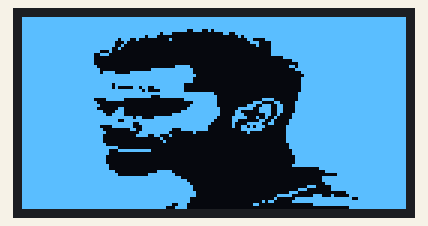
This sketch was run on a simulated Arduino Uno, built with avr-gcc and run on an emulated ATmega328P. On the bench: 128×64 one-colour display.

Above: at 0.1 s.
At 5.2 s:
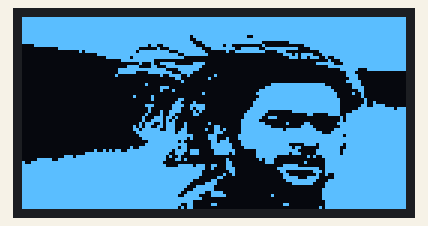
At 10.2 s:
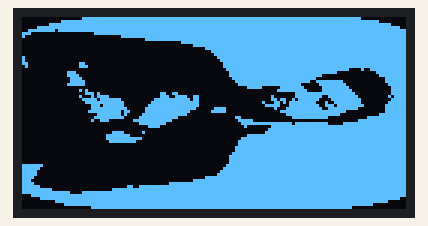

Measured:
- by itself, everything shown: repeats every 15.1 s, in 3 steps
- what the display in image 0 shows lasts 5.0 s, from 0.1 s to 5.1 s

The sketch:

oled_bitmap_images.ino
```cpp
#include <SPI.h>
#include <Wire.h>
#include <Adafruit_GFX.h>
#include <Adafruit_SSD1306.h>
#define SCREEN_WIDTH 128
#define SCREEN_HEIGHT 64

Adafruit_SSD1306 display(SCREEN_WIDTH, SCREEN_HEIGHT, &Wire, -1);


// Bitmap of  Image
const unsigned char virat_kholi [] PROGMEM = {
    0xff, 0xff, 0xff, 0xff, 0xff, 0xff, 0xff, 0xff, 0xff, 0xff, 0xff, 0xff, 0xff, 0xff, 0xff, 0xff,
    0xff, 0xff, 0xff, 0xff, 0xff, 0xff, 0xff, 0xff, 0xff, 0xff, 0xff, 0xff, 0xff, 0xff, 0xff, 0xff,
    0xff, 0xff, 0xff, 0xff, 0xff, 0xff, 0xff, 0xff, 0xff, 0xff, 0xff, 0xff, 0xff, 0xff, 0xff, 0xff,
    0xff, 0xff, 0xff, 0xff, 0xff, 0xff, 0xff, 0xff, 0xff, 0xff, 0xff, 0xff, 0xff, 0xff, 0xff, 0xff,
    0xff, 0xff, 0xff, 0xff, 0xff, 0xff, 0xfe, 0x72, 0xff, 0xff, 0xff, 0xff, 0xff, 0xff, 0xff, 0xff,
    0xff, 0xff, 0xff, 0xff, 0xff, 0xfd, 0xc0, 0x00, 0x19, 0xff, 0xff, 0xff, 0xff, 0xff, 0xff, 0xff,
    0xff, 0xff, 0xff, 0xff, 0xff, 0xb8, 0x00, 0x00, 0x00, 0xbf, 0xff, 0xff, 0xff, 0xff, 0xff, 0xff,
    0xff, 0xff, 0xff, 0xff, 0x72, 0x00, 0x40, 0x00, 0x00, 0x18, 0x7f, 0xff, 0xff, 0xff, 0xff, 0xff,
    0xff, 0xff, 0xff, 0xfe, 0x20, 0x00, 0x00, 0x00, 0x00, 0x0e, 0x1f, 0xff, 0xff, 0xff, 0xff, 0xff,
    0xff, 0xff, 0xff, 0xfe, 0x40, 0x00, 0x00, 0x00, 0x00, 0x02, 0x1f, 0xff, 0xff, 0xff, 0xff, 0xff,
    0xff, 0xff, 0xff, 0xfc, 0x80, 0x00, 0x00, 0x00, 0x00, 0x00, 0x1f, 0xff, 0xff, 0xff, 0xff, 0xff,
    0xff, 0xff, 0xff, 0xc4, 0x00, 0x00, 0x00, 0x00, 0x00, 0x00, 0x1f, 0xff, 0xff, 0xff, 0xff, 0xff,
    0xff, 0xff, 0xff, 0x38, 0x00, 0x00, 0x00, 0x00, 0x00, 0x00, 0x1f, 0xff, 0xff, 0xff, 0xff, 0xff,
    0xff, 0xff, 0xff, 0x00, 0x00, 0x00, 0x00, 0x00, 0x00, 0x00, 0x01, 0xff, 0xff, 0xff, 0xff, 0xff,
    0xff, 0xff, 0xff, 0x00, 0x00, 0x00, 0x00, 0x00, 0x00, 0x00, 0x00, 0x3f, 0xff, 0xff, 0xff, 0xff,
    0xff, 0xff, 0xff, 0x00, 0x00, 0x00, 0x00, 0x00, 0x00, 0x00, 0x00, 0x0f, 0xff, 0xff, 0xff, 0xff,
    0xff, 0xff, 0xff, 0x80, 0x00, 0x00, 0x1f, 0x00, 0x00, 0x00, 0x00, 0x6f, 0xff, 0xff, 0xff, 0xff,
    0xff, 0xff, 0xff, 0xc0, 0x00, 0x1f, 0xff, 0x80, 0x00, 0x00, 0x00, 0x1f, 0xff, 0xff, 0xff, 0xff,
    0xff, 0xff, 0xff, 0xde, 0x0f, 0xff, 0xff, 0x80, 0x00, 0x00, 0x00, 0x07, 0xff, 0xff, 0xff, 0xff,
    0xff, 0xff, 0xff, 0xff, 0xff, 0xff, 0xff, 0xc0, 0x00, 0x00, 0x00, 0x03, 0xff, 0xff, 0xff, 0xff,
    0xff, 0xff, 0xff, 0xff, 0xff, 0xff, 0xff, 0x80, 0x00, 0x00, 0x00, 0x07, 0xff, 0xff, 0xff, 0xff,
    0xff, 0xff, 0xff, 0xff, 0xff, 0xff, 0xff, 0x80, 0x00, 0x00, 0x00, 0x07, 0xff, 0xff, 0xff, 0xff,
    0xff, 0xff, 0xff, 0xfd, 0xff, 0xff, 0xfc, 0x00, 0x00, 0x00, 0x00, 0x07, 0xff, 0xff, 0xff, 0xff,
    0xff, 0xff, 0xff, 0xfd, 0x06, 0xcf, 0xfc, 0x00, 0x00, 0x00, 0x00, 0x07, 0xff, 0xff, 0xff, 0xff,
    0xff, 0xff, 0xff, 0xff, 0xff, 0x43, 0xfc, 0x00, 0x00, 0x00, 0x00, 0x07, 0xff, 0xff, 0xff, 0xff,
    0xff, 0xff, 0xff, 0xff, 0xff, 0xff, 0xff, 0xff, 0x00, 0x00, 0x00, 0x0f, 0xff, 0xff, 0xff, 0xff,
    0xff, 0xff, 0xff, 0xff, 0xff, 0xe3, 0xff, 0xff, 0x80, 0x00, 0x00, 0x0f, 0xff, 0xff, 0xff, 0xff,
    0xff, 0xff, 0xff, 0x0f, 0xc0, 0x00, 0x03, 0xff, 0x80, 0x00, 0xf0, 0x0f, 0xff, 0xff, 0xff, 0xff,
    0xff, 0xff, 0xff, 0x80, 0x00, 0x00, 0x00, 0x7f, 0x80, 0x07, 0x0c, 0x1f, 0xff, 0xff, 0xff, 0xff,
    0xff, 0xff, 0xff, 0xc0, 0x00, 0x00, 0x00, 0xff, 0x80, 0x1c, 0xe6, 0x1f, 0xff, 0xff, 0xff, 0xff,
    0xff, 0xff, 0xff, 0x80, 0xc0, 0x00, 0x01, 0xff, 0xc0, 0xf9, 0xe6, 0x1f, 0xff, 0xff, 0xff, 0xff,
    0xff, 0xff, 0xff, 0xe1, 0xc0, 0x00, 0x07, 0xff, 0xc1, 0x81, 0xe6, 0x1f, 0xff, 0xff, 0xff, 0xff,
    0xff, 0xff, 0xff, 0xf3, 0xc0, 0x00, 0x3f, 0xff, 0xc1, 0xc0, 0x64, 0x3f, 0xff, 0xff, 0xff, 0xff,
    0xff, 0xff, 0xff, 0xff, 0xfb, 0x0f, 0xff, 0xff, 0x83, 0xe2, 0x48, 0x3f, 0xff, 0xff, 0xff, 0xff,
    0xff, 0xff, 0xff, 0xff, 0x3f, 0xff, 0xff, 0xff, 0x03, 0x01, 0x90, 0x7f, 0xff, 0xff, 0xff, 0xff,
    0xff, 0xff, 0xff, 0xff, 0xf9, 0xff, 0xff, 0xfe, 0x02, 0x1f, 0x30, 0x7f, 0xff, 0xff, 0xff, 0xff,
    0xff, 0xff, 0xff, 0xc3, 0xf8, 0xff, 0xff, 0xfc, 0x02, 0x6b, 0x80, 0xff, 0xff, 0xff, 0xff, 0xff,
    0xff, 0xff, 0xff, 0xe0, 0x0c, 0xff, 0xc7, 0xfc, 0x00, 0x7f, 0x00, 0xff, 0xff, 0xff, 0xff, 0xff,
    0xff, 0xff, 0xff, 0xf0, 0x01, 0xff, 0x80, 0x40, 0x00, 0x10, 0x00, 0xff, 0xff, 0xff, 0xff, 0xff,
    0xff, 0xff, 0xff, 0xe0, 0x03, 0xcc, 0x40, 0x00, 0x00, 0x00, 0x00, 0xff, 0xff, 0xff, 0xff, 0xff,
    0xff, 0xff, 0xff, 0xe0, 0x00, 0x02, 0x00, 0x00, 0x00, 0x00, 0x00, 0xff, 0xff, 0xff, 0xff, 0xff,
    0xff, 0xff, 0xff, 0xe0, 0x00, 0x01, 0x00, 0x00, 0x00, 0x00, 0x00, 0xff, 0xff, 0xff, 0xff, 0xff,
    0xff, 0xff, 0xff, 0xf0, 0x00, 0x00, 0x00, 0x00, 0x00, 0x00, 0x00, 0x7f, 0xff, 0xff, 0xff, 0xff,
    0xff, 0xff, 0xff, 0xff, 0x00, 0x00, 0x00, 0x00, 0x00, 0x00, 0x00, 0x7f, 0xff, 0xff, 0xff, 0xff,
    0xff, 0xff, 0xff, 0xf8, 0xff, 0xe0, 0x00, 0x00, 0x00, 0x00, 0x00, 0x3f, 0xff, 0xff, 0xff, 0xff,
    0xff, 0xff, 0xff, 0xf8, 0x00, 0x00, 0x00, 0x00, 0x00, 0x00, 0x00, 0x3f, 0xff, 0xff, 0xff, 0xff,
    0xff, 0xff, 0xff, 0xf0, 0x00, 0x00, 0x00, 0x00, 0x00, 0x00, 0x00, 0x1f, 0xff, 0xff, 0xff, 0xff,
    0xff, 0xff, 0xff, 0xf0, 0x00, 0x00, 0x00, 0x00, 0x00, 0x00, 0x00, 0x1f, 0xff, 0xff, 0xff, 0xff,
    0xff, 0xff, 0xff, 0xf0, 0x00, 0x00, 0x00, 0x00, 0x00, 0x00, 0x00, 0x1f, 0xff, 0xff, 0xff, 0xff,
    0xff, 0xff, 0xff, 0xf8, 0x00, 0x00, 0x00, 0x00, 0x00, 0x00, 0x00, 0x3f, 0xff, 0xff, 0xff, 0xff,
    0xff, 0xff, 0xff, 0xf8, 0x00, 0x00, 0x00, 0x00, 0x00, 0x00, 0x00, 0x00, 0x1f, 0xff, 0xff, 0xff,
    0xff, 0xff, 0xff, 0xfe, 0x00, 0x07, 0xc0, 0x00, 0x00, 0x00, 0x00, 0x00, 0x07, 0xff, 0xff, 0xff,
    0xff, 0xff, 0xff, 0xff, 0x00, 0x3f, 0xe0, 0x00, 0x00, 0x00, 0x00, 0x00, 0x00, 0x7f, 0xff, 0xff,
    0xff, 0xff, 0xff, 0xff, 0xff, 0xff, 0xf8, 0x00, 0x00, 0x00, 0x00, 0x00, 0x0f, 0xff, 0xff, 0xff,
    0xff, 0xff, 0xff, 0xff, 0xff, 0xff, 0xfe, 0x00, 0x00, 0x00, 0x00, 0x00, 0x0f, 0xff, 0xff, 0xff,
    0xff, 0xff, 0xff, 0xff, 0xff, 0xff, 0xff, 0x00, 0x00, 0x00, 0x00, 0x00, 0x07, 0xff, 0xff, 0xff,
    0xff, 0xff, 0xff, 0xff, 0xff, 0xff, 0xff, 0x80, 0x00, 0x00, 0x00, 0x01, 0xc1, 0xff, 0xff, 0xff,
    0xff, 0xff, 0xff, 0xff, 0xff, 0xff, 0xff, 0x80, 0x00, 0x00, 0x00, 0x0e, 0x01, 0xff, 0xff, 0xff,
    0xff, 0xff, 0xff, 0xff, 0xff, 0xff, 0xff, 0xc0, 0x00, 0x00, 0x00, 0x70, 0x00, 0x0f, 0xff, 0xff,
    0xff, 0xff, 0xff, 0xff, 0xff, 0xff, 0xff, 0xc0, 0x00, 0x00, 0x07, 0xc0, 0x71, 0x07, 0xff, 0xff,
    0xff, 0xff, 0xff, 0xff, 0xff, 0xff, 0xff, 0x00, 0x00, 0x00, 0x08, 0x1f, 0xff, 0xfc, 0xff, 0xff,
    0xff, 0xff, 0xff, 0xff, 0xff, 0xff, 0xff, 0x00, 0x00, 0x00, 0xb0, 0x3f, 0xff, 0xff, 0xff, 0xff,
    0xff, 0xff, 0xff, 0xff, 0xff, 0xff, 0xce, 0x00, 0x00, 0x06, 0x00, 0x00, 0x7f, 0xff, 0xff, 0xff,
    0xff, 0xff, 0xff, 0xff, 0xff, 0xff, 0x1e, 0x00, 0x00, 0x00, 0x00, 0x00, 0x00, 0x07, 0xff, 0xff
};

static const uint8_t  PROGMEM Dhoni[] = {
0xff, 0xff, 0xff, 0xff, 0xff, 0xff, 0xff, 0xff, 0xff, 0xff, 0xff, 0xff, 0xff, 0xff, 0xff, 0xff,
  0xff, 0xff, 0xff, 0xff, 0xff, 0xff, 0xff, 0xff, 0xff, 0xff, 0xff, 0xff, 0xff, 0xff, 0xff, 0xff,
  0xff, 0xff, 0xff, 0xff, 0xff, 0xff, 0xff, 0xff, 0xff, 0xff, 0xff, 0xff, 0xff, 0xff, 0xff, 0xff,
  0xff, 0xff, 0xff, 0xff, 0xff, 0xff, 0xff, 0xff, 0xff, 0xff, 0xff, 0xff, 0xff, 0xff, 0xff, 0xff,
  0xff, 0xff, 0xff, 0xff, 0xff, 0xff, 0xff, 0xff, 0xff, 0xff, 0xff, 0xff, 0xff, 0xff, 0xff, 0xff,
  0xff, 0xff, 0xff, 0xff, 0xff, 0xff, 0xff, 0xff, 0xff, 0xff, 0xff, 0xff, 0xff, 0xff, 0xff, 0xff,
  0xff, 0xff, 0xff, 0xff, 0xff, 0xff, 0xff, 0x7f, 0xff, 0xe7, 0xff, 0xff, 0xff, 0xff, 0xff, 0xff,
  0xff, 0xff, 0xff, 0xff, 0xff, 0xff, 0xff, 0x3f, 0xff, 0xff, 0xff, 0xff, 0xff, 0xff, 0xff, 0xff,
  0xff, 0xff, 0xff, 0xff, 0xff, 0xff, 0xff, 0x8f, 0xff, 0xff, 0x00, 0x7f, 0xff, 0xff, 0xff, 0xff,
  0x0f, 0xff, 0xff, 0xff, 0xff, 0xd9, 0xff, 0xc7, 0xec, 0x00, 0x80, 0x03, 0xff, 0xff, 0xff, 0xff,
  0x00, 0x0f, 0xff, 0xff, 0xfe, 0x04, 0x7f, 0xf1, 0xfe, 0x7e, 0x7f, 0xf0, 0xff, 0xff, 0xff, 0xff,
  0x00, 0x00, 0x17, 0xff, 0xfd, 0xff, 0x8f, 0xf8, 0x09, 0xff, 0x87, 0x00, 0x1f, 0xff, 0xff, 0xff,
  0x00, 0x00, 0x00, 0x7f, 0xff, 0xff, 0xf3, 0xfc, 0x00, 0x00, 0x01, 0xd7, 0x8f, 0xff, 0xff, 0xff,
  0x00, 0x00, 0x00, 0x0f, 0xf7, 0xff, 0xfc, 0x00, 0x00, 0x00, 0x00, 0x76, 0xe4, 0xff, 0xff, 0xff,
  0x00, 0x00, 0x00, 0x00, 0x7f, 0xf0, 0x00, 0x00, 0x00, 0x00, 0x00, 0x00, 0x02, 0x3f, 0xff, 0xff,
  0x00, 0x00, 0x00, 0x00, 0x01, 0x13, 0xe0, 0x78, 0x00, 0x00, 0x00, 0x00, 0x3f, 0x1f, 0xff, 0xff,
  0x00, 0x00, 0x00, 0x00, 0x1e, 0x18, 0xff, 0xf0, 0x00, 0x00, 0x00, 0x00, 0x03, 0xff, 0xff, 0xff,
  0x00, 0x00, 0x00, 0x00, 0xff, 0xff, 0x0f, 0xe0, 0x00, 0x00, 0x00, 0x00, 0x00, 0x3f, 0x1f, 0xff,
  0x00, 0x00, 0x00, 0x00, 0xfc, 0x3f, 0xc7, 0x80, 0x00, 0x00, 0x00, 0x00, 0x00, 0x0e, 0x00, 0x00,
  0x00, 0x00, 0x00, 0x01, 0x00, 0x02, 0x79, 0x00, 0x80, 0x00, 0x00, 0x00, 0x00, 0x0f, 0x00, 0x00,
  0x00, 0x00, 0x00, 0x00, 0x00, 0x00, 0x18, 0x02, 0x00, 0x00, 0x00, 0x00, 0x00, 0x07, 0x00, 0x00,
  0x00, 0x00, 0x00, 0x00, 0x00, 0x00, 0x04, 0x00, 0x00, 0x00, 0x00, 0x00, 0x00, 0x0f, 0x80, 0x00,
  0x00, 0x00, 0x00, 0x00, 0x00, 0x40, 0x00, 0x00, 0x00, 0x00, 0x1f, 0xff, 0xf8, 0x03, 0x80, 0x00,
  0x00, 0x00, 0x00, 0x00, 0x00, 0x03, 0x80, 0x00, 0x00, 0x00, 0x7f, 0xff, 0xfe, 0x03, 0xc0, 0x00,
  0x00, 0x00, 0x00, 0x00, 0x00, 0x02, 0x20, 0x00, 0x00, 0x01, 0xff, 0xff, 0xff, 0x00, 0xc0, 0x00,
  0x00, 0x00, 0x00, 0x00, 0x00, 0x00, 0x00, 0x08, 0x00, 0x03, 0xff, 0xff, 0xff, 0x82, 0x40, 0x00,
  0x00, 0x00, 0x00, 0x00, 0x04, 0x10, 0x00, 0x00, 0x00, 0x01, 0xff, 0xff, 0xff, 0x80, 0x40, 0x00,
  0x00, 0x00, 0x00, 0x00, 0x00, 0x10, 0x0c, 0x00, 0x00, 0x03, 0xff, 0xff, 0xff, 0xc0, 0x20, 0x00,
  0x00, 0x00, 0x00, 0x00, 0x00, 0x00, 0x18, 0x40, 0x00, 0x07, 0xff, 0xff, 0xff, 0xc0, 0x24, 0x00,
  0x00, 0x00, 0x00, 0x00, 0x00, 0x70, 0x3c, 0xf8, 0x00, 0x07, 0xff, 0xff, 0xff, 0xc0, 0x67, 0x80,
  0x00, 0x00, 0x00, 0x00, 0x00, 0x20, 0x38, 0xb8, 0x00, 0x0f, 0xff, 0xff, 0xff, 0xc0, 0xff, 0xf7,
  0x00, 0x00, 0x00, 0x00, 0x00, 0x22, 0x78, 0x50, 0x00, 0x1f, 0xc0, 0x3f, 0xff, 0xc3, 0xff, 0xff,
  0x00, 0x00, 0x00, 0x00, 0x00, 0x42, 0x60, 0x60, 0x00, 0x3f, 0x80, 0x01, 0x83, 0xcf, 0xff, 0xff,
  0x00, 0x00, 0x00, 0x00, 0x00, 0x8e, 0xd0, 0x00, 0x00, 0x3f, 0x38, 0x00, 0x00, 0x2f, 0xff, 0xff,
  0x00, 0x00, 0x00, 0x00, 0x00, 0x9e, 0xa0, 0x00, 0x00, 0x7e, 0x00, 0x00, 0x00, 0x2f, 0xff, 0xff,
  0x00, 0x00, 0x00, 0x00, 0x01, 0x72, 0xe2, 0x02, 0x00, 0x7f, 0x80, 0x83, 0x00, 0x7f, 0xff, 0xff,
  0x00, 0x00, 0x00, 0x00, 0x05, 0x66, 0xe2, 0x00, 0xc0, 0x7f, 0xe0, 0x07, 0x80, 0x3f, 0xff, 0xff,
  0x00, 0x00, 0x00, 0x00, 0x06, 0xfc, 0xe6, 0x04, 0xd0, 0x7f, 0xfe, 0xff, 0xc0, 0xff, 0xff, 0xff,
  0x00, 0x00, 0x00, 0x00, 0x03, 0xff, 0xee, 0x00, 0xe0, 0x7f, 0xff, 0xff, 0xf1, 0xff, 0xff, 0xff,
  0x00, 0x00, 0x00, 0x00, 0x01, 0xff, 0xff, 0x83, 0x80, 0xff, 0xff, 0xff, 0xff, 0xef, 0xff, 0xff,
  0x00, 0x00, 0x00, 0x00, 0x00, 0xff, 0xfe, 0x83, 0x88, 0xff, 0xff, 0xff, 0xff, 0xff, 0xff, 0xff,
  0x00, 0x00, 0x00, 0x00, 0x00, 0x3f, 0xf4, 0x01, 0xb8, 0x7f, 0xff, 0xff, 0xff, 0xff, 0xff, 0xff,
  0x00, 0x00, 0x00, 0x00, 0x00, 0x7f, 0xfe, 0x01, 0xfc, 0x7f, 0xff, 0x83, 0xdf, 0xef, 0xff, 0xff,
  0x00, 0x00, 0x00, 0x00, 0x09, 0xff, 0xf6, 0x01, 0xfc, 0x3f, 0xff, 0xd8, 0x1f, 0xcf, 0xff, 0xff,
  0x00, 0x00, 0x00, 0x95, 0x9f, 0xff, 0xde, 0xe0, 0xfe, 0x03, 0xff, 0xf0, 0x3f, 0xdf, 0xff, 0xff,
  0x00, 0x00, 0x07, 0xff, 0xff, 0xff, 0x9c, 0xe0, 0xfa, 0x03, 0xff, 0xb8, 0x3f, 0xdf, 0xff, 0xff,
  0x00, 0x03, 0xbf, 0xff, 0xff, 0xff, 0x48, 0x00, 0x00, 0x03, 0xf8, 0x01, 0x4f, 0xff, 0xff, 0xff,
  0x07, 0xcf, 0xff, 0xff, 0xff, 0xff, 0x1a, 0x00, 0x08, 0x01, 0x70, 0x00, 0x07, 0xff, 0xff, 0xff,
  0x9f, 0xff, 0xff, 0xff, 0xff, 0xfe, 0x00, 0x00, 0x0c, 0x00, 0x70, 0x02, 0x07, 0xff, 0xff, 0xff,
  0xff, 0xff, 0xff, 0xff, 0xff, 0xff, 0x0f, 0xb9, 0x8c, 0x00, 0x01, 0xf0, 0x07, 0xff, 0xff, 0xff,
  0xff, 0xff, 0xff, 0xff, 0xff, 0xff, 0xff, 0xf9, 0x0e, 0x00, 0x07, 0xff, 0xe7, 0xff, 0xff, 0xff,
  0xff, 0xff, 0xff, 0xff, 0xff, 0xff, 0xff, 0xf0, 0x06, 0x00, 0x03, 0x00, 0x77, 0xff, 0xff, 0xff,
  0xff, 0xff, 0xff, 0xff, 0xff, 0xff, 0xff, 0xf0, 0x12, 0x00, 0x01, 0x80, 0x24, 0xff, 0xff, 0xff,
  0xff, 0xff, 0xff, 0xff, 0xff, 0xff, 0xff, 0xe0, 0x60, 0x00, 0x01, 0xf1, 0xe0, 0xff, 0xff, 0xff,
  0xff, 0xff, 0xff, 0xff, 0xff, 0xff, 0xff, 0x81, 0x80, 0x00, 0x00, 0xff, 0xc3, 0xff, 0xff, 0xff,
  0xff, 0xff, 0xff, 0xff, 0xff, 0xff, 0xff, 0x07, 0x80, 0x00, 0x00, 0x3f, 0x87, 0xff, 0xff, 0xff,
  0xff, 0xff, 0xff, 0xff, 0xff, 0xff, 0xfe, 0x3f, 0x00, 0x00, 0x00, 0x00, 0x07, 0xff, 0xff, 0xff,
  0xff, 0xff, 0xff, 0xff, 0xff, 0xff, 0xfc, 0x7f, 0x00, 0x00, 0x00, 0x00, 0x0f, 0xff, 0xff, 0xff,
  0xff, 0xff, 0xff, 0xff, 0xff, 0xff, 0xf9, 0xf9, 0xe0, 0x00, 0x00, 0x00, 0x0f, 0xff, 0xff, 0xff,
  0xff, 0xff, 0xff, 0xff, 0xff, 0xff, 0xf3, 0xe1, 0xf0, 0x00, 0x10, 0x00, 0x0f, 0xff, 0xff, 0xff,
  0xff, 0xff, 0xff, 0xff, 0xff, 0xff, 0xff, 0xf0, 0x00, 0x00, 0x00, 0x00, 0x0f, 0xff, 0xff, 0xff,
  0xff, 0xff, 0xff, 0xff, 0xff, 0xff, 0xff, 0x80, 0x00, 0x00, 0x00, 0x00, 0x07, 0xff, 0xff, 0xff,
  0xff, 0xff, 0xff, 0xff, 0xff, 0xff, 0xf9, 0x81, 0x80, 0x00, 0x01, 0x80, 0x07, 0xff, 0xff, 0xff,
  0xff, 0xff, 0xff, 0xff, 0xff, 0xff, 0xf5, 0x80, 0x00, 0x00, 0x00, 0x00, 0x17, 0xff, 0xff, 0xff
};

static const uint8_t  PROGMEM Rohit[] = {
0x00, 0x00, 0x0f, 0xff, 0xff, 0xff, 0xff, 0xff, 0xff, 0xff, 0xff, 0xff, 0xff, 0xff, 0x80, 0x00,
  0x00, 0x07, 0xff, 0xff, 0xff, 0xff, 0xff, 0xff, 0xff, 0xff, 0xff, 0xff, 0xff, 0xff, 0xfe, 0x00,
  0x00, 0x7f, 0xff, 0xff, 0xff, 0xff, 0xff, 0xff, 0xff, 0xff, 0xff, 0xff, 0xff, 0xff, 0xff, 0xe0,
  0x07, 0xff, 0xff, 0xff, 0xff, 0xff, 0xff, 0xff, 0xff, 0xff, 0xff, 0xff, 0xff, 0xff, 0xff, 0xfc,
  0x3f, 0xef, 0xff, 0xff, 0xff, 0xff, 0xff, 0xff, 0xff, 0xff, 0xff, 0xff, 0xff, 0xff, 0xff, 0xff,
  0xe0, 0x00, 0x00, 0xff, 0xff, 0xff, 0xff, 0xff, 0xff, 0xff, 0xff, 0xff, 0xff, 0xff, 0xff, 0xff,
  0x80, 0x00, 0x00, 0x00, 0x7f, 0xff, 0xff, 0xff, 0xff, 0xff, 0xff, 0xff, 0xff, 0xff, 0xff, 0xff,
  0x00, 0x00, 0x00, 0x00, 0x00, 0x7f, 0xff, 0xff, 0xff, 0xff, 0xff, 0xff, 0xff, 0xff, 0xff, 0xff,
  0x00, 0x00, 0x00, 0x00, 0x00, 0x00, 0x07, 0xff, 0xff, 0xff, 0xff, 0xff, 0xff, 0xff, 0xff, 0xff,
  0x00, 0x00, 0x00, 0x00, 0x00, 0x00, 0x00, 0x7f, 0xff, 0xff, 0xff, 0xff, 0xff, 0xff, 0xff, 0xff,
  0x00, 0x00, 0x00, 0x00, 0x00, 0x00, 0x00, 0x07, 0xff, 0xff, 0xff, 0xff, 0xff, 0xff, 0xff, 0xff,
  0x00, 0x00, 0x00, 0x00, 0x00, 0x00, 0x00, 0x01, 0xff, 0xff, 0xff, 0xff, 0xff, 0xff, 0xff, 0xff,
  0x00, 0x00, 0x00, 0x00, 0x00, 0x00, 0x00, 0x00, 0xff, 0xff, 0xff, 0xff, 0xff, 0xff, 0xff, 0xff,
  0x80, 0x00, 0x00, 0x00, 0x00, 0x00, 0x00, 0x00, 0x7f, 0xff, 0xff, 0xff, 0xff, 0xff, 0xff, 0xff,
  0x80, 0x00, 0x00, 0x00, 0x00, 0x00, 0x00, 0x00, 0x3f, 0xff, 0xff, 0xff, 0xff, 0xff, 0xff, 0xff,
  0xc0, 0x00, 0x18, 0x00, 0x00, 0x00, 0x00, 0x00, 0x1f, 0xff, 0xff, 0xff, 0xff, 0xff, 0xff, 0xff,
  0x40, 0x00, 0x1c, 0x00, 0x00, 0x00, 0x00, 0x00, 0x1f, 0xff, 0xff, 0xff, 0xff, 0xff, 0xff, 0xff,
  0x00, 0x00, 0x00, 0x00, 0x00, 0x00, 0x00, 0x00, 0x0f, 0xff, 0xff, 0xff, 0xff, 0xf8, 0x4f, 0xff,
  0x00, 0x01, 0xc0, 0x00, 0x00, 0x00, 0x00, 0x00, 0x07, 0xff, 0xff, 0xff, 0xff, 0x80, 0x03, 0xff,
  0x00, 0x01, 0xe0, 0x00, 0x00, 0x00, 0x00, 0x00, 0x07, 0xff, 0xff, 0xff, 0xf0, 0x00, 0x01, 0xff,
  0x00, 0x00, 0xf0, 0x00, 0x00, 0x00, 0x00, 0x00, 0x03, 0xff, 0xff, 0xff, 0xc0, 0x00, 0x00, 0x7f,
  0x00, 0x00, 0xf8, 0x00, 0x00, 0x00, 0x00, 0x00, 0x01, 0xff, 0xff, 0xff, 0x3f, 0xe0, 0x00, 0x7f,
  0x00, 0x01, 0xf8, 0x00, 0x00, 0x00, 0x00, 0x00, 0x00, 0xff, 0xff, 0xf8, 0x1f, 0xf0, 0x00, 0x3f,
  0x00, 0x00, 0x00, 0x00, 0x00, 0x00, 0x00, 0x00, 0x00, 0x1f, 0x03, 0xfc, 0x0f, 0xf8, 0x00, 0x1f,
  0x00, 0x00, 0x14, 0x00, 0x00, 0x00, 0x00, 0x00, 0x00, 0x00, 0x07, 0xfe, 0x0f, 0xfc, 0x00, 0x1f,
  0x00, 0x00, 0x07, 0x40, 0x00, 0x03, 0x30, 0x00, 0x00, 0x00, 0x00, 0x1f, 0xff, 0xfe, 0x00, 0x1f,
  0x00, 0x00, 0x11, 0x78, 0x00, 0x03, 0x9e, 0x60, 0x00, 0x00, 0x10, 0x1f, 0xf3, 0xff, 0x00, 0x2f,
  0x00, 0x00, 0x0f, 0xbf, 0x80, 0x0f, 0xff, 0x60, 0x00, 0x00, 0x1b, 0x2f, 0xe1, 0xff, 0x80, 0x1f,
  0x00, 0x00, 0x07, 0xff, 0xc0, 0x1f, 0xff, 0xe0, 0x00, 0x00, 0x8d, 0x7f, 0xc4, 0xff, 0x80, 0x3f,
  0x00, 0x00, 0x01, 0xdf, 0xc0, 0x3f, 0xff, 0xe0, 0x00, 0x00, 0x7c, 0x7f, 0xe7, 0x7f, 0xc0, 0x7f,
  0x00, 0x00, 0x01, 0xff, 0xe0, 0x7f, 0xff, 0xc0, 0xf0, 0x00, 0x08, 0xff, 0xf3, 0xff, 0x00, 0x7f,
  0x00, 0x00, 0x03, 0xff, 0xb0, 0x7f, 0xff, 0x01, 0xf0, 0x00, 0x03, 0xff, 0xff, 0xf0, 0x00, 0x7f,
  0x00, 0x00, 0x00, 0x7f, 0xa0, 0xff, 0xfe, 0x00, 0x00, 0x00, 0x00, 0xff, 0xff, 0xc0, 0x01, 0xff,
  0x00, 0x00, 0x00, 0xff, 0xc1, 0xff, 0xf0, 0x00, 0x01, 0x80, 0x00, 0x3f, 0xfc, 0x00, 0x1f, 0xff,
  0x00, 0x00, 0x01, 0x38, 0x07, 0xff, 0xc0, 0x00, 0x00, 0xf8, 0x00, 0x00, 0x00, 0x00, 0xff, 0xff,
  0x00, 0x00, 0x00, 0x00, 0x01, 0xff, 0x00, 0x00, 0x00, 0x7f, 0xff, 0xdf, 0xfc, 0x1f, 0xff, 0xff,
  0x00, 0x00, 0x00, 0x00, 0x00, 0x3c, 0x00, 0x00, 0x00, 0x20, 0x1f, 0xff, 0xff, 0xff, 0xff, 0xff,
  0x00, 0x00, 0x00, 0x00, 0x00, 0x00, 0x00, 0x00, 0x00, 0x00, 0x3f, 0xff, 0xff, 0xff, 0xff, 0xff,
  0x00, 0x00, 0x00, 0x03, 0xc0, 0x80, 0x00, 0x00, 0x00, 0x00, 0x7f, 0xff, 0xff, 0xff, 0xff, 0xff,
  0x00, 0x00, 0x00, 0x0f, 0xf0, 0x00, 0x00, 0x00, 0x00, 0x1f, 0xff, 0xff, 0xff, 0xff, 0xff, 0xff,
  0x00, 0x00, 0x00, 0x0f, 0xff, 0x00, 0x00, 0x00, 0x00, 0x7f, 0xff, 0xff, 0xff, 0xff, 0xff, 0xff,
  0x00, 0x00, 0x00, 0x07, 0xfc, 0x00, 0x00, 0x00, 0x00, 0xff, 0xff, 0xff, 0xff, 0xff, 0xff, 0xff,
  0x00, 0x00, 0x00, 0x00, 0x00, 0x00, 0x00, 0x00, 0x00, 0xff, 0xff, 0xff, 0xff, 0xff, 0xff, 0xff,
  0x00, 0x00, 0x00, 0x00, 0x00, 0x00, 0x00, 0x00, 0x01, 0xff, 0xff, 0xff, 0xff, 0xff, 0xff, 0xff,
  0x00, 0x00, 0x00, 0x00, 0x00, 0x00, 0x00, 0x00, 0x01, 0xff, 0xff, 0xff, 0xff, 0xff, 0xff, 0xff,
  0x00, 0x00, 0x00, 0x00, 0x00, 0x00, 0x00, 0x00, 0x03, 0xff, 0xff, 0xff, 0xff, 0xff, 0xff, 0xff,
  0x00, 0x00, 0x00, 0x00, 0x00, 0x00, 0x00, 0x00, 0x07, 0xff, 0xff, 0xff, 0xff, 0xff, 0xff, 0xff,
  0x00, 0x00, 0x00, 0x00, 0x00, 0x00, 0x00, 0x00, 0x07, 0xff, 0xff, 0xff, 0xff, 0xff, 0xff, 0xff,
  0x00, 0x00, 0x00, 0x00, 0x00, 0x00, 0x00, 0x00, 0x07, 0xff, 0xff, 0xff, 0xff, 0xff, 0xff, 0xff,
  0xfe, 0x00, 0x00, 0x00, 0x00, 0x00, 0x00, 0x00, 0x0f, 0xff, 0xff, 0xff, 0xff, 0xff, 0xff, 0xff,
  0xfc, 0x00, 0x00, 0x00, 0x00, 0x00, 0x00, 0x00, 0x1f, 0xff, 0xff, 0xff, 0xff, 0xff, 0xff, 0xff,
  0xf8, 0x00, 0x00, 0x00, 0x00, 0x00, 0x00, 0x00, 0x3f, 0xff, 0xff, 0xff, 0xff, 0xff, 0xff, 0xff,
  0xf8, 0x00, 0x00, 0x00, 0x00, 0x00, 0x00, 0x00, 0x7f, 0xff, 0xff, 0xff, 0xff, 0xff, 0xff, 0xff,
  0xf0, 0x00, 0x00, 0x00, 0x00, 0x00, 0x00, 0x07, 0xff, 0xff, 0xff, 0xff, 0xff, 0xff, 0xff, 0xff,
  0xe0, 0x00, 0x00, 0x00, 0x00, 0x00, 0x00, 0x7f, 0xff, 0xff, 0xff, 0xff, 0xff, 0xff, 0xff, 0xff,
  0xf0, 0x00, 0x00, 0x00, 0x00, 0x00, 0x7f, 0xff, 0xff, 0xff, 0xff, 0xff, 0xff, 0xff, 0xff, 0xff,
  0xfc, 0x00, 0x00, 0x00, 0x19, 0xff, 0xff, 0xff, 0xff, 0xff, 0xff, 0xff, 0xff, 0xff, 0xff, 0xff,
  0xff, 0xc0, 0x00, 0x03, 0xff, 0xff, 0xff, 0xff, 0xff, 0xff, 0xff, 0xff, 0xff, 0xff, 0xff, 0xff,
  0xff, 0xff, 0x0f, 0xff, 0xff, 0xff, 0xff, 0xff, 0xff, 0xff, 0xff, 0xff, 0xff, 0xff, 0xff, 0xff,
  0x1f, 0xff, 0xff, 0xff, 0xff, 0xff, 0xff, 0xff, 0xff, 0xff, 0xff, 0xff, 0xff, 0xff, 0xff, 0xff,
  0x03, 0xff, 0xff, 0xff, 0xff, 0xff, 0xff, 0xff, 0xff, 0xff, 0xff, 0xff, 0xff, 0xff, 0xff, 0xfc,
  0x00, 0x1f, 0xff, 0xff, 0xff, 0xff, 0xff, 0xff, 0xff, 0xff, 0xff, 0xff, 0xff, 0xff, 0xff, 0xc0,
  0x00, 0x03, 0xff, 0xff, 0xff, 0xff, 0xff, 0xff, 0xff, 0xff, 0xff, 0xff, 0xff, 0xff, 0xf8, 0x00,
  0x00, 0x00, 0x01, 0xff, 0xff, 0xff, 0xff, 0xff, 0xff, 0xff, 0xff, 0xff, 0xff, 0xfc, 0x00, 0x00
};
void setup()
{
  // initialize with the I2C addr 0x3C
  display.begin(SSD1306_SWITCHCAPVCC, 0x3C);

  // Clear the buffer.

//  Invert Display
  //display.invertDisplay(1);
}

void loop() {
   display.clearDisplay();

  // Display bitmap
  display.drawBitmap(0, 0, virat_kholi , 128,64,1);
  display.display();
  delay(5000);
  display.clearDisplay();

  // Display bitmap
  display.drawBitmap(0, 0, Dhoni , 128,64,1);
  display.display();
   delay(5000);
    display.clearDisplay();

  // Display bitmap
  display.drawBitmap(0, 0,Rohit , 128,64,1);
  display.display();
   delay(5000);}
```
